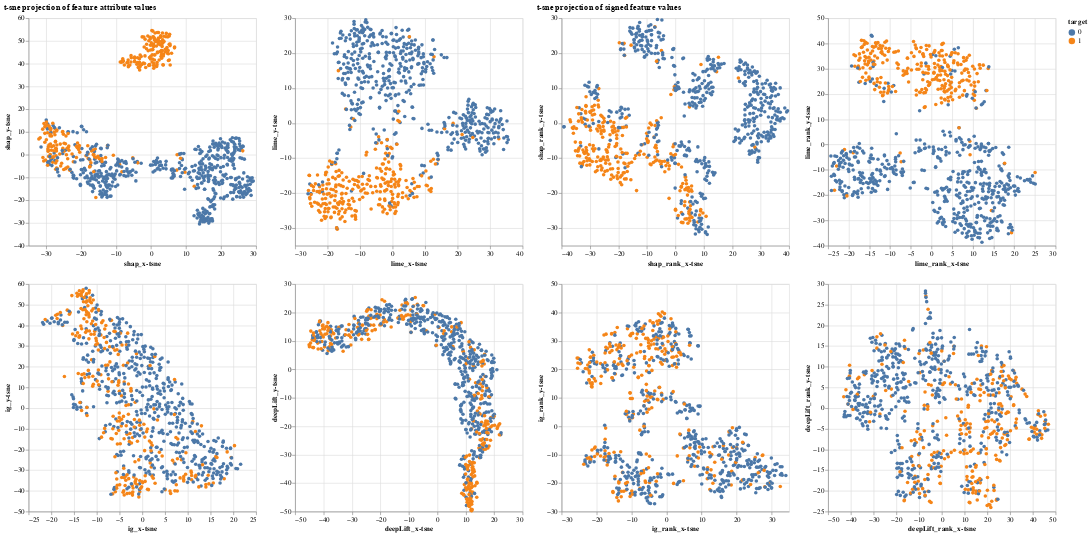

The notebook cell this image was saved under:
### Markdown cell above
## Show the visualization

### Code cell
t_sne_rank_and_value

### Figure 1 — Vega-Lite specification as saved in the notebook (floating-point values rounded to 4 significant figures; data arrays with more than 128 entries replaced by an {"elided": "..."} marker saying what was removed)
{"config": {"view": {"continuousWidth": 400, "continuousHeight": 300}}, "hconcat": [{"vconcat": [{"hconcat": [{"mark": "circle", "encoding": {"color": {"field": "target", "type": "nominal"}, "opacity": {"condition": {"value": 1.0, "selection": "selector004"}, "value": 0.1}, "x": {"field": "shap_x-tsne", "type": "quantitative"}, "y": {"field": "shap_y-tsne", "type": "quantitative"}}, "height": 350, "selection": {"selector004": {"type": "interval"}}, "width": 350}, {"mark": "circle", "encoding": {"color": {"field": "target", "type": "nominal"}, "opacity": {"condition": {"value": 1.0, "selection": "selector004"}, "value": 0.1}, "x": {"field": "lime_x-tsne", "type": "quantitative"}, "y": {"field": "lime_y-tsne", "type": "quantitative"}}, "height": 350, "selection": {"selector004": {"type": "interval"}}, "width": 350}]}, {"hconcat": [{"mark": "circle", "encoding": {"color": {"field": "target", "type": "nominal"}, "opacity": {"condition": {"value": 1.0, "selection": "selector004"}, "value": 0.1}, "x": {"field": "ig_x-tsne", "type": "quantitative"}, "y": {"field": "ig_y-tsne", "type": "quantitative"}}, "height": 350, "selection": {"selector004": {"type": "interval"}}, "width": 350}, {"mark": "circle", "encoding": {"color": {"field": "target", "type": "nominal"}, "opacity": {"condition": {"value": 1.0, "selection": "selector004"}, "value": 0.1}, "x": {"field": "deepLift_x-tsne", "type": "quantitative"}, "y": {"field": "deepLift_y-tsne", "type": "quantitative"}}, "height": 350, "selection": {"selector004": {"type": "interval"}}, "width": 350}]}], "title": "t-sne projection of feature attribute values"}, {"vconcat": [{"hconcat": [{"mark": "circle", "encoding": {"color": {"field": "target", "type": "nominal"}, "opacity": {"condition": {"value": 1.0, "selection": "selector004"}, "value": 0.1}, "x": {"field": "shap_rank_x-tsne", "type": "quantitative"}, "y": {"field": "shap_rank_y-tsne", "type": "quantitative"}}, "height": 350, "selection": {"selector004": {"type": "interval"}}, "width": 350}, {"mark": "circle", "encoding": {"color": {"field": "target", "type": "nominal"}, "opacity": {"condition": {"value": 1.0, "selection": "selector004"}, "value": 0.1}, "x": {"field": "lime_rank_x-tsne", "type": "quantitative"}, "y": {"field": "lime_rank_y-tsne", "type": "quantitative"}}, "height": 350, "selection": {"selector004": {"type": "interval"}}, "width": 350}]}, {"hconcat": [{"mark": "circle", "encoding": {"color": {"field": "target", "type": "nominal"}, "opacity": {"condition": {"value": 1.0, "selection": "selector004"}, "value": 0.1}, "x": {"field": "ig_rank_x-tsne", "type": "quantitative"}, "y": {"field": "ig_rank_y-tsne", "type": "quantitative"}}, "height": 350, "selection": {"selector004": {"type": "interval"}}, "width": 350}, {"mark": "circle", "encoding": {"color": {"field": "target", "type": "nominal"}, "opacity": {"condition": {"value": 1.0, "selection": "selector004"}, "value": 0.1}, "x": {"field": "deepLift_rank_x-tsne", "type": "quantitative"}, "y": {"field": "deepLift_rank_y-tsne", "type": "quantitative"}}, "height": 350, "selection": {"selector004": {"type": "interval"}}, "width": 350}]}], "title": "t-sne projection of signed feature values"}], "data": {"name": "data-ad93ce626934e7abeb7481ab50171a60"}, "$schema": "https://vega.github.io/schema/vega-lite/v4.17.0.json", "datasets": {"data-ad93ce626934e7abeb7481ab50171a60": {"elided": "768 records"}}}
